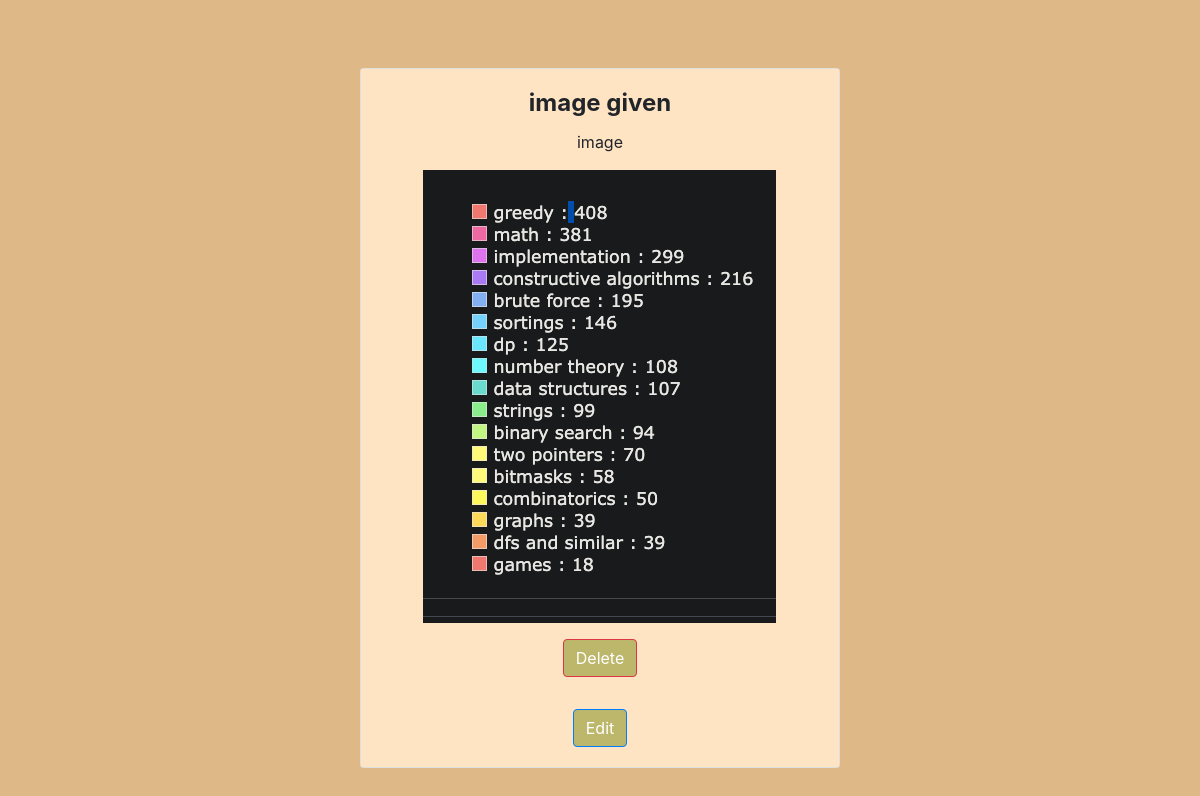
Page /view_note/77 on the committed database.
### notes/models.py (models this page shows, shortened)
class Note(models.Model):
    title = models.CharField(max_length=200)
    content = models.TextField()
    created_at = models.DateTimeField(auto_now_add=True)
    picture = models.ImageField(upload_to="media", null=True, blank=True, default='media/dog.png')

### notes/views.py (the view)
# urls.py: path('view_note/<int:id>',views.view_note,name="view_note")
def view_note(request,id):
    note = get_object_or_404(Note, id=id)#404 page error if model not foun
    return render(request, 'notes/view_note.html', {'note': note})

### notes/templates/notes/view_note.html (shortened to what this page needs)
{% extends 'base.html' %}
{% block content %}
<div class="container">
    <div class="row justify-content-center">
        <div class="col-md-6">
            <div class="card mt-4 card-container">
                <div class="card-body text-center">
                    <h5 class="card-title">{{ note.title }}</h5>
                    <p class="card-text">{{ note.content }}</p>
                    <div class="img-container">
                        <img src="{{ note.picture.url }}" style="max-width: 100%; height: auto;">
                    </div>
                    <form method="post" action="{% url 'delete_note' id=note.id %}" class="mt-3">
                        <button type="submit" class="btn btn-danger">Delete</button>
                    </form>
                    <a href="{% url 'edit_note' id=note.id %}" class="btn btn-primary mt-3">Edit</a>
                </div>
            </div>
        </div>
    </div>
</div>
{% endblock %}

### notes/templates/notes/view_note.html (style rules this page uses)
body { background-color: burlywood; align-items: center; }
.row { margin: 4%; }
.card-body { background-color: bisque; }
.btn { background-color: darkkhaki; }
.card-title { font-weight: bold; font-size: 24px; }
.card-container { max-width: 100%; height: auto; }

### rows in the picture
Note: title "image given", content "image", picture (picture)
